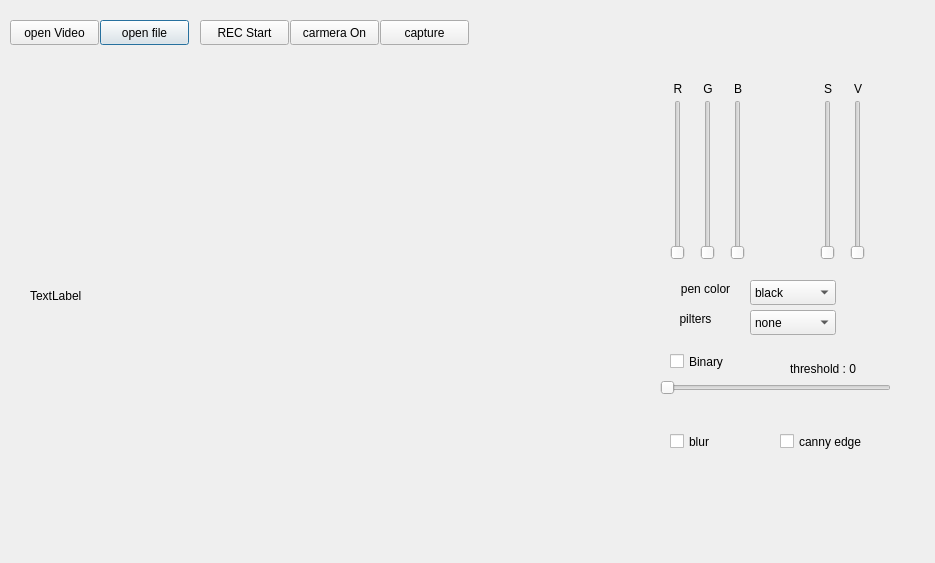
<?xml version="1.0" encoding="UTF-8"?>
<ui version="4.0">
 <class>Dialog</class>
 <widget class="QDialog" name="Dialog">
  <property name="geometry">
   <rect>
    <x>0</x>
    <y>0</y>
    <width>935</width>
    <height>563</height>
   </rect>
  </property>
  <property name="windowTitle">
   <string>Dialog</string>
  </property>
  <widget class="QPushButton" name="pushButton">
   <property name="geometry">
    <rect>
     <x>100</x>
     <y>20</y>
     <width>89</width>
     <height>25</height>
    </rect>
   </property>
   <property name="text">
    <string>open file</string>
   </property>
  </widget>
  <widget class="QLabel" name="label">
   <property name="geometry">
    <rect>
     <x>30</x>
     <y>90</y>
     <width>571</width>
     <height>411</height>
    </rect>
   </property>
   <property name="text">
    <string>TextLabel</string>
   </property>
  </widget>
  <widget class="QPushButton" name="camera_btn">
   <property name="geometry">
    <rect>
     <x>290</x>
     <y>20</y>
     <width>89</width>
     <height>25</height>
    </rect>
   </property>
   <property name="text">
    <string>carmera On</string>
   </property>
  </widget>
  <widget class="QPushButton" name="RECButton">
   <property name="geometry">
    <rect>
     <x>200</x>
     <y>20</y>
     <width>89</width>
     <height>25</height>
    </rect>
   </property>
   <property name="text">
    <string>REC Start</string>
   </property>
  </widget>
  <widget class="QPushButton" name="videoButton">
   <property name="geometry">
    <rect>
     <x>10</x>
     <y>20</y>
     <width>89</width>
     <height>25</height>
    </rect>
   </property>
   <property name="text">
    <string>open Video</string>
   </property>
  </widget>
  <widget class="QSlider" name="R_slider">
   <property name="geometry">
    <rect>
     <x>670</x>
     <y>100</y>
     <width>16</width>
     <height>160</height>
    </rect>
   </property>
   <property name="orientation">
    <enum>Qt::Vertical</enum>
   </property>
  </widget>
  <widget class="QSlider" name="G_slider">
   <property name="geometry">
    <rect>
     <x>700</x>
     <y>100</y>
     <width>16</width>
     <height>160</height>
    </rect>
   </property>
   <property name="orientation">
    <enum>Qt::Vertical</enum>
   </property>
  </widget>
  <widget class="QSlider" name="B_slider">
   <property name="geometry">
    <rect>
     <x>730</x>
     <y>100</y>
     <width>16</width>
     <height>160</height>
    </rect>
   </property>
   <property name="orientation">
    <enum>Qt::Vertical</enum>
   </property>
  </widget>
  <widget class="QSlider" name="S_slider">
   <property name="geometry">
    <rect>
     <x>820</x>
     <y>100</y>
     <width>16</width>
     <height>160</height>
    </rect>
   </property>
   <property name="orientation">
    <enum>Qt::Vertical</enum>
   </property>
  </widget>
  <widget class="QSlider" name="V_slider">
   <property name="geometry">
    <rect>
     <x>850</x>
     <y>100</y>
     <width>16</width>
     <height>160</height>
    </rect>
   </property>
   <property name="orientation">
    <enum>Qt::Vertical</enum>
   </property>
  </widget>
  <widget class="QCheckBox" name="binary_box">
   <property name="geometry">
    <rect>
     <x>670</x>
     <y>350</y>
     <width>92</width>
     <height>23</height>
    </rect>
   </property>
   <property name="text">
    <string>Binary</string>
   </property>
  </widget>
  <widget class="QCheckBox" name="blur_box">
   <property name="geometry">
    <rect>
     <x>670</x>
     <y>430</y>
     <width>92</width>
     <height>23</height>
    </rect>
   </property>
   <property name="text">
    <string>blur</string>
   </property>
  </widget>
  <widget class="QCheckBox" name="cannyEdge_box">
   <property name="geometry">
    <rect>
     <x>780</x>
     <y>430</y>
     <width>92</width>
     <height>23</height>
    </rect>
   </property>
   <property name="text">
    <string>canny edge</string>
   </property>
  </widget>
  <widget class="QLabel" name="label_2">
   <property name="geometry">
    <rect>
     <x>670</x>
     <y>80</y>
     <width>16</width>
     <height>17</height>
    </rect>
   </property>
   <property name="text">
    <string>R</string>
   </property>
   <property name="alignment">
    <set>Qt::AlignCenter</set>
   </property>
  </widget>
  <widget class="QLabel" name="label_3">
   <property name="geometry">
    <rect>
     <x>700</x>
     <y>80</y>
     <width>16</width>
     <height>17</height>
    </rect>
   </property>
   <property name="text">
    <string>G</string>
   </property>
   <property name="alignment">
    <set>Qt::AlignCenter</set>
   </property>
  </widget>
  <widget class="QLabel" name="label_4">
   <property name="geometry">
    <rect>
     <x>730</x>
     <y>80</y>
     <width>16</width>
     <height>17</height>
    </rect>
   </property>
   <property name="text">
    <string>B</string>
   </property>
   <property name="alignment">
    <set>Qt::AlignCenter</set>
   </property>
  </widget>
  <widget class="QLabel" name="label_5">
   <property name="geometry">
    <rect>
     <x>820</x>
     <y>80</y>
     <width>16</width>
     <height>17</height>
    </rect>
   </property>
   <property name="text">
    <string>S</string>
   </property>
   <property name="alignment">
    <set>Qt::AlignCenter</set>
   </property>
  </widget>
  <widget class="QLabel" name="label_6">
   <property name="geometry">
    <rect>
     <x>850</x>
     <y>80</y>
     <width>16</width>
     <height>17</height>
    </rect>
   </property>
   <property name="text">
    <string>V</string>
   </property>
   <property name="alignment">
    <set>Qt::AlignCenter</set>
   </property>
  </widget>
  <widget class="QComboBox" name="filter_box">
   <property name="geometry">
    <rect>
     <x>750</x>
     <y>310</y>
     <width>86</width>
     <height>25</height>
    </rect>
   </property>
   <item>
    <property name="text">
     <string>none</string>
    </property>
   </item>
  </widget>
  <widget class="QComboBox" name="pen_color_box">
   <property name="geometry">
    <rect>
     <x>750</x>
     <y>280</y>
     <width>86</width>
     <height>25</height>
    </rect>
   </property>
   <item>
    <property name="text">
     <string>black</string>
    </property>
   </item>
   <item>
    <property name="text">
     <string>red</string>
    </property>
   </item>
   <item>
    <property name="text">
     <string>green</string>
    </property>
   </item>
   <item>
    <property name="text">
     <string>blue</string>
    </property>
   </item>
  </widget>
  <widget class="QLabel" name="label_7">
   <property name="geometry">
    <rect>
     <x>670</x>
     <y>280</y>
     <width>71</width>
     <height>17</height>
    </rect>
   </property>
   <property name="text">
    <string>pen color</string>
   </property>
   <property name="alignment">
    <set>Qt::AlignCenter</set>
   </property>
  </widget>
  <widget class="QLabel" name="label_8">
   <property name="geometry">
    <rect>
     <x>660</x>
     <y>310</y>
     <width>71</width>
     <height>17</height>
    </rect>
   </property>
   <property name="text">
    <string>pilters</string>
   </property>
   <property name="alignment">
    <set>Qt::AlignCenter</set>
   </property>
  </widget>
  <widget class="QPushButton" name="capture_btn">
   <property name="geometry">
    <rect>
     <x>380</x>
     <y>20</y>
     <width>89</width>
     <height>25</height>
    </rect>
   </property>
   <property name="text">
    <string>capture</string>
   </property>
  </widget>
  <widget class="QSlider" name="threshold_slider">
   <property name="geometry">
    <rect>
     <x>660</x>
     <y>380</y>
     <width>231</width>
     <height>16</height>
    </rect>
   </property>
   <property name="orientation">
    <enum>Qt::Horizontal</enum>
   </property>
  </widget>
  <widget class="QLabel" name="threshold_val">
   <property name="geometry">
    <rect>
     <x>790</x>
     <y>360</y>
     <width>101</width>
     <height>17</height>
    </rect>
   </property>
   <property name="text">
    <string>threshold : 0</string>
   </property>
  </widget>
 </widget>
 <resources/>
 <connections/>
</ui>
